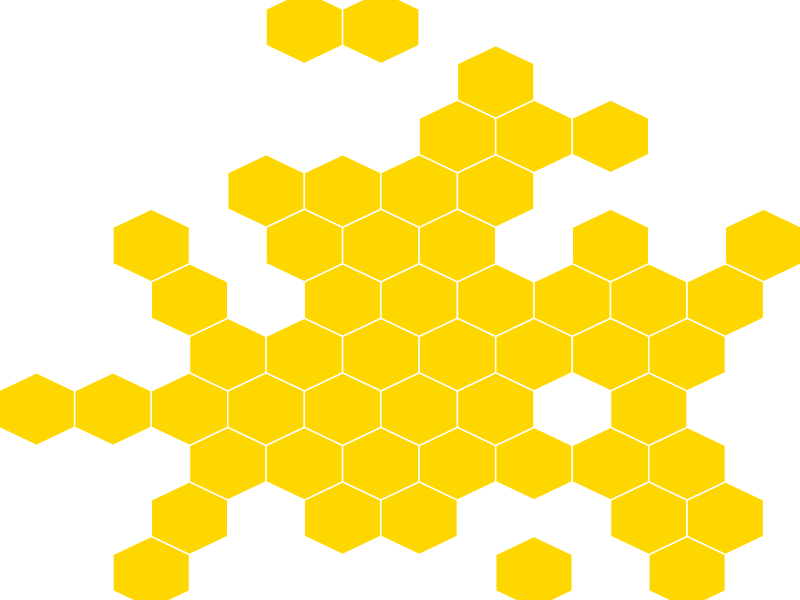
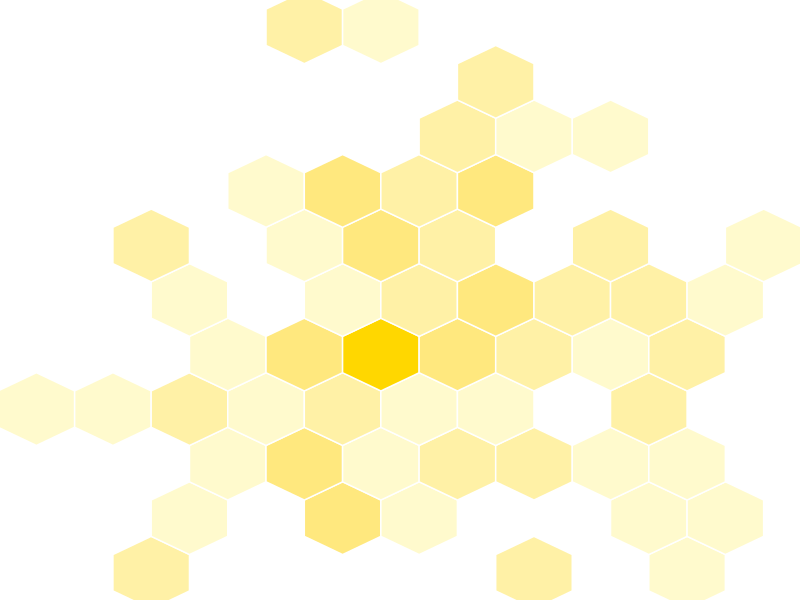
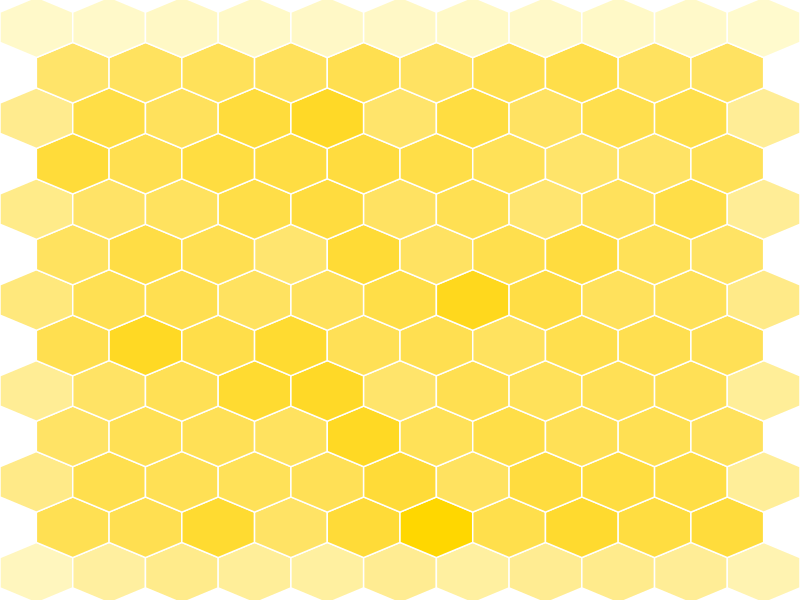
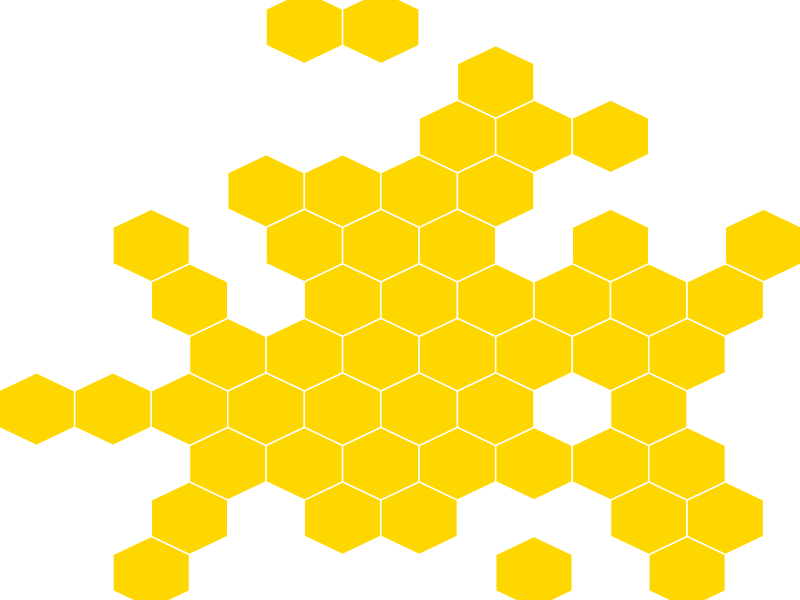

Reproduce these figures in R, in order.
## ---- chunk 1
library(ggplot2)
set.seed(123)
data <- data.frame(x = rnorm(100, mean = 0, sd = 0.05),  # Tighter cluster around 0
                   y = rnorm(100, mean = 0, sd = 0.05))  # Tighter cluster around 0

# Filter out extreme points
data <- data[data$x > -0.1 & data$x < 0.1 & data$y > -0.1 & data$y < 0.1, ]

# Create plt with  gold yellow hexagons
hc <-ggplot(data, aes(x = x, y = y)) +
  geom_hex(aes(fill = ..count..), color = "white", binwidth = c(0.02, 0.02)) + # Specify binwidth for larger hexagons
  scale_fill_gradient(low = "#FFD700", high = "#FFD700") +
  theme_void()+theme(legend.position= "none")
hc

ggsave("resources/images/hex_images/small_hc_solid.png", hc) #save the hex

## ---- chunk 2
set.seed(123)
data <- data.frame(x = rnorm(100, mean = 0, sd = 0.05),  # Tighter cluster around 0
                   y = rnorm(100, mean = 0, sd = 0.05))  # Tighter cluster around 0

# Filter out extreme points
data <- data[data$x > -0.1 & data$x < 0.1 & data$y > -0.1 & data$y < 0.1, ]

# Create a ggplot with larger gold yellow hexagons
hc <-ggplot(data, aes(x = x, y = y)) +
  geom_hex(aes(fill = ..count..), color = "white", binwidth = c(0.02, 0.02)) + # Specify binwidth for larger hexagons
  scale_fill_gradient(low = "#FFFACD", high = "#FFD700") + # Gold yellow color
  theme_void()+theme(legend.position= "none")
hc
## ---- chunk 3
set.seed(123)
data <- data.frame(x = runif(10000, min = -0.1, max = 0.1),  # Uniform distribution
                   y = runif(10000, min = -0.1, max = 0.1),  d = runif(10000, min = -0.1, max = 0.1) )  # Uniform distribution

# Create a ggplot with larger gold yellow hexagons
ggplot(data, aes(x = x, y = y, fill =d)) +
  geom_hex(aes(fill = ..count..), color = "white", binwidth = c(0.02, 0.02)) + # Specify binwidth for hexagons
  scale_fill_gradient(low = "#FFFACD", high = "#FFD700") + # Gold yellow color
  theme_void() + theme(legend.position= "none")
